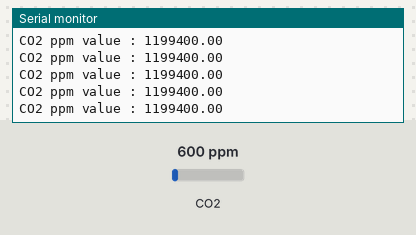
The sketch below on a simulated Arduino Uno, built with avr-gcc and run on an emulated ATmega328P. On the bench: the last lines printed to the serial monitor. The test bench sets the inputs (shaded band); at power-on: CO2 600 ppm.

Above: at 4.2 s.
4.3 s: CO2 set to 452 ppm
At 4.42 s:
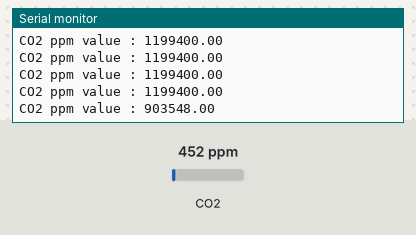
5.8 s: CO2 set to 1050 ppm
At 5.84 s:
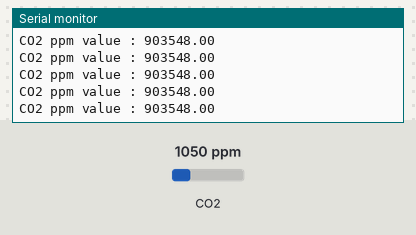
Timing chart, 0 to 8.8 s (numbered marks = the images above; inputs shaded):
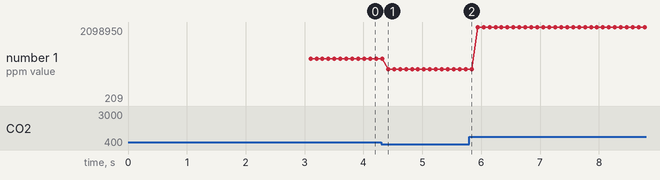

The sketch:

CO2_Sensor.ino
```cpp
#include "MQ135.h"
#define ANALOGPIN A0    //  Define Analog PIN on Arduino Board
#define RZERO 174.02    //  Define RZERO Calibration Value
/*********************
pin configuration
-------------------------
white  -> 5v
Black  -> Gnd
violet -> A0
grey   -> not Connected
*************************/

/* غيري الكاليبرشن فاليو من السطر دا  */
/*---------------------------------------*/
#define CaliberationFactor 1999.0
/**************************************** */
MQ135 gasSensor = MQ135(ANALOGPIN);

void setup()
{
  Serial.begin(9600);
  float rzero = gasSensor.getRZero();
  delay(3000);
  Serial.print("MQ135 RZERO Calibration Value : ");
  Serial.println(rzero);
}

void loop() {
  float ppm = CaliberationFactor*gasSensor.getPPM();
  delay(100);
  digitalWrite(13,HIGH);
  Serial.print("CO2 ppm value : ");
  Serial.println(ppm);
}
```

Measured:
- after the input at 4.3 s, the serial monitor: prints a new line after 0.12 s (image 1)
- plotted number 1: 1199400 → 903548 after the input at 4.3 s, 903548 → 209 after the input at 5.8 s
